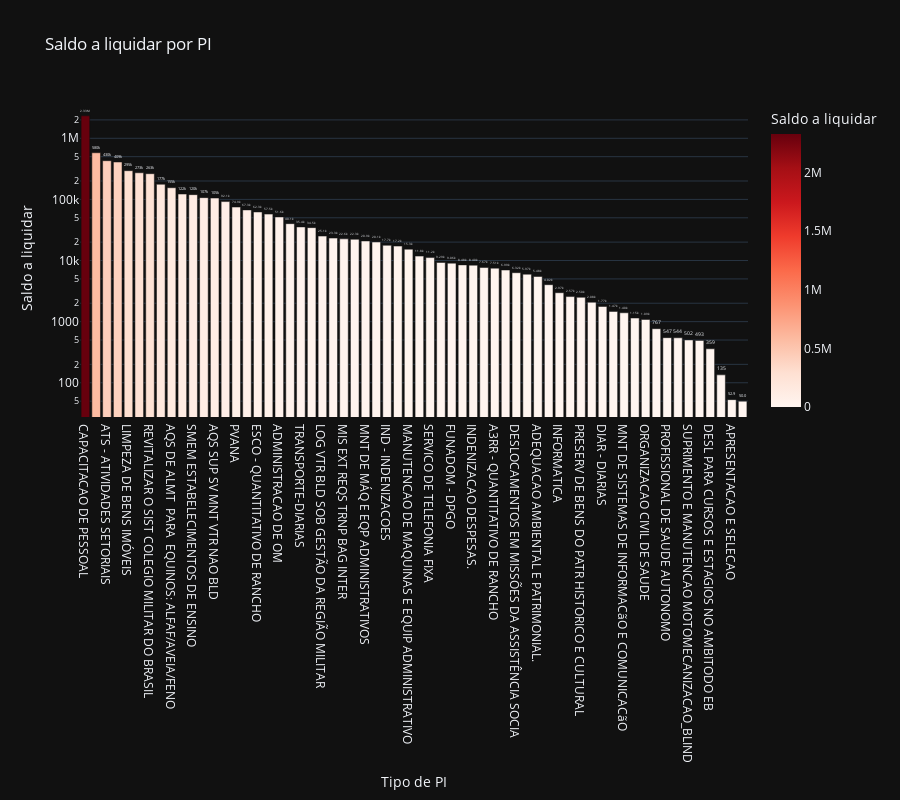

Notebook code cell kept with this figure:
### Code cell
# Saldo a liquidar por tipo de PI
cols = ['NOME_PI', 'A_LIQUIDAR']

df_aux = df.loc[:, cols].groupby('NOME_PI').sum().sort_values(by= 'A_LIQUIDAR', ascending=False).reset_index()
df_aux = df_aux[df_aux['A_LIQUIDAR'] > 0]
fig = px.bar(df_aux, 
             x='NOME_PI', 
             y='A_LIQUIDAR',
             title='Saldo a liquidar por PI',
             labels={'NOME_PI':'Tipo de PI', 'A_LIQUIDAR':'Saldo a liquidar'},
             text_auto='.3s',
             height=800,
             log_y=True,
             color='A_LIQUIDAR',
             color_continuous_scale = 'reds',
             template='plotly_dark')
fig.update_traces(textposition = 'outside', cliponaxis = False, hovertemplate=None)
fig.update_layout(hovermode="x unified")

fig.show()

### Figure 1 — Plotly figure (JSON) as saved in the notebook; plotly's stock layout.template omitted (floating-point values rounded to 4 significant figures)
{"data": [{"alignmentgroup": "True", "cliponaxis": false, "legendgroup": "", "marker": {"color": [2329000.0, 579700.0, 429916, 408800, 295000.0, 272700.0, 263400.0, 176990, 155300.0, 122300.0, 119600.0, 106800.0, 105177, 92080.0, 74950.0, 67320.0, 62270.0, 57450.0, 51610.0, 40100.0, 35450.0, 34510.0, 25110.0, 23277, 22630.0, 22260, 20880.0, 20080.0, 17750.0, 17220.0, 15330.0, 11810.0, 11170.0, 9286.0, 9062.0, 8483, 8400, 7674.0, 7506.0, 6992.0, 6318.0, 5974.0, 5480, 4021.0, 2972, 2569.0, 2500.0, 2075.0, 1771.0, 1470, 1396, 1145.0, 1085.0, 766.7, 546.8, 544.2, 501.9, 493.1, 359.2, 134.6, 52.9, 50], "coloraxis": "coloraxis", "pattern": {"shape": ""}}, "name": "", "offsetgroup": "", "orientation": "v", "showlegend": false, "textposition": "outside", "texttemplate": "%{y:.3s}", "type": "bar", "x": ["CAPACITACAO DE PESSOAL", "A1QR - QUANTITATIVO DE RANCHO", "ATS - ATIVIDADES SETORIAIS", "DESPESAS COM ENERGIA ELETRICA", "LIMPEZA DE BENS IMÓVEIS", "CONCURSOS AS ESCOLAS MILITARES", "REVITALIZAR O SIST COLEGIO MILITAR DO BRASIL", "PLANO DE INVESTIMENTO E MANUTENCAO", "AQS DE ALMT  PARA  EQUINOS: ALFAF/AVEIA/FENO", "ALIMENTACAO PARA EQUINOS.", "SMEM ESTABELECIMENTOS DE ENSINO", "CONSTRUIR E ADEQUAR INST SIST EDU E CULT EB", "AQS SUP SV MNT VTR NAO BLD", "IND-INDENIZACOES", "PVANA", "AQUARTELAMENTO", "ESCO - QUANTITATIVO DE RANCHO", "FATOR DE CUSTO - CONTRATO DE OBJETIVOS", "ADMINISTRACAO DE OM", "MNT SUP EQP ENG CNST", "TRANSPORTE-DIARIAS", "COLEGIO MILITAR - ADMINISTRACAO", "LOG VTR BLD SOB GESTÃO DA REGIÃO MILITAR", "MATERIAL DE INTENDÊNCIA", "MIS EXT REQS TRNP BAG INTER", "SERVICO POSTAIS", "MNT DE MÁQ E EQP ADMINISTRATIVOS", "CONCESSIONÁRIAS DE ÁGUA E ESGOTO", "IND - INDENIZACOES", "REMONTA E VETERINÁRIA", "MANUTENCAO DE MAQUINAS E EQUIP ADMINISTRATIVO", "RESERVA  (DETMIL)", "SERVICO DE TELEFONIA FIXA", "INSTRUCAO INDIVIDUAL", "FUNADOM - DPGO", "UNIDADE GESTORA DE PRODUCAO", "INDENIZACAO DESPESAS.", "LAVAGEM DE ROUPAS PARA A VIDA VEGETATIVA OM", "A3RR - QUANTITATIVO DE RANCHO", "MNT DE AQUARTELAMENTO", "DESLOCAMENTOS EM MISSÕES DA ASSISTÊNCIA SOCIA", "DIARIAS", "ADEQUACAO AMBIENTAL E PATRIMONIAL.", "SERVICO DE TELEFONIA MOVEL", "INFORMATICA", "CERTIFICACAO DIGITAL", "PRESERV DE BENS DO PATR HISTORICO E CULTURAL", "DSLC A SV PREP ADM MIS EXT", "DIAR - DIARIAS", "A5PA - PASA", "MNT DE SISTEMAS DE INFORMACãO E COMUNICACãO", "COMBUSTIVEL E LUBRIFICANTES", "ORGANIZACAO CIVIL DE SAUDE", "DESLOCAMENTO P CURSO PREP P COMANDANTES OM", "PROFISSIONAL DE SAUDE AUTONOMO", "ASSISTENCIA SOCIAL", "SUPRIMENTO E MANUTENCAO MOTOMECANIZACAO_BLIND", "SUP MAT E EQUIPAMENTOS ADMINISTRATIVOS", "DESL PARA CURSOS E ESTAGIOS NO AMBITODO EB", "SERVICOS DE PROTECAO A RADIACAO IONIZANTE", "APRESENTACAO E SELECAO", "FUSEX - ENCAMINHAMENTO DE CONSULTAS."], "xaxis": "x", "y": [2329000.0, 579700.0, 429916, 408800, 295000.0, 272700.0, 263400.0, 176990, 155300.0, 122300.0, 119600.0, 106800.0, 105177, 92080.0, 74950.0, 67320.0, 62270.0, 57450.0, 51610.0, 40100.0, 35450.0, 34510.0, 25110.0, 23277, 22630.0, 22260, 20880.0, 20080.0, 17750.0, 17220.0, 15330.0, 11810.0, 11170.0, 9286.0, 9062.0, 8483, 8400, 7674.0, 7506.0, 6992.0, 6318.0, 5974.0, 5480, 4021.0, 2972, 2569.0, 2500.0, 2075.0, 1771.0, 1470, 1396, 1145.0, 1085.0, 766.7, 546.8, 544.2, 501.9, 493.1, 359.2, 134.6, 52.9, 50], "yaxis": "y"}], "layout": {"barmode": "relative", "coloraxis": {"colorbar": {"title": {"text": "Saldo a liquidar"}}, "colorscale": [[0, "rgb(255,245,240)"], [0.125, "rgb(254,224,210)"], [0.25, "rgb(252,187,161)"], [0.375, "rgb(252,146,114)"], [0.5, "rgb(251,106,74)"], [0.625, "rgb(239,59,44)"], [0.75, "rgb(203,24,29)"], [0.875, "rgb(165,15,21)"], [1, "rgb(103,0,13)"]]}, "height": 800, "hovermode": "x unified", "legend": {"tracegroupgap": 0}, "title": {"text": "Saldo a liquidar por PI"}, "xaxis": {"anchor": "y", "domain": [0, 1], "title": {"text": "Tipo de PI"}}, "yaxis": {"anchor": "x", "domain": [0, 1], "title": {"text": "Saldo a liquidar"}, "type": "log"}}}
